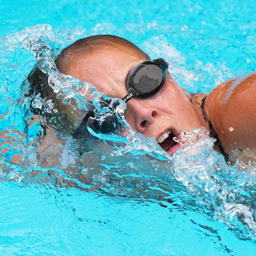
#> input picture TP/TP1/test/t1_a.tif, 256 x 256 px, found by its file name
$ python ex3.py
#> lines starting #> are read from the running program, lines starting #| are printed output that depends on the picture
# Read in an image and convert it to grayscale.
from PIL import Image
import numpy as np
import matplotlib.pyplot as plt;
im = Image.open("/home/dimitris/github/multimedia_security/TP/TP1/dct_db/t1_a.tif")
#> im is the input picture: PIL image 256x256 RGB; mean R, G, B 103.4, 178.9, 189.2

X  = np.array(im)
# plt.imshow(X); plt.show()
# Determine the global mean of the image.

def rgb2gray(rgb):
    r, g, b = rgb[:,:,0], rgb[:,:,1], rgb[:,:,2]
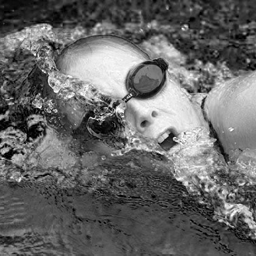
#> r: shape (256, 256); min 0, max 255, mean 103.4
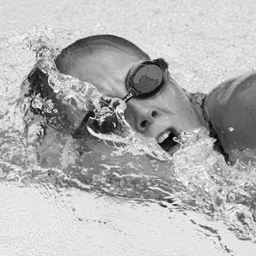
#> g: shape (256, 256); min 0, max 255, mean 178.9
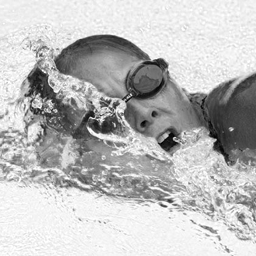
#> b: shape (256, 256); min 0, max 255, mean 189.2
    gray = 0.2989 * r + 0.5870 * g + 0.1140 * b
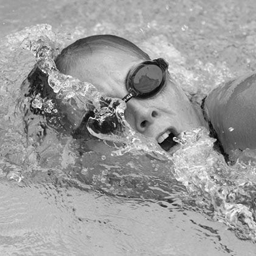
#> gray: shape (256, 256) float64; min 2.36, max 255, mean 157.5
    return gray

X = rgb2gray(X)
global_mean = np.mean(X)
#> global_mean = 157.5


# For each 32 × 32 subimage non-overlapping block, determine the local mean.
def hash(X):
    k = int(X.shape[0]/32)
#> k = 8
    l = int(X.shape[1]/32)
#> l = 8
    # print("X.shape")
    # print(X.shape)
    blocks = X.reshape((k,l, 32,32))
    blocks.shape

    print("1st block")
    print(blocks[0].shape)
#| (8, 32, 32)
    print(blocks[0][0][:3,:3])
#| [[163.3038 162.82   160.1084]
#|  [164.5918 164.2822 165.6843]
#|  [183.3084 186.2865 180.2655]]
    local_means = []
    for i, _ in enumerate(blocks):
        for j, el in enumerate(blocks):
            local_means.append(np.mean(blocks[i][j]))
#> this loop made 8 passes
#> after the loop, local_means = 64 values, max 185.9 at index 63, min 115.4 at index 31, mean 157.5

    #For each subimage block determine if the local mean is larger than the global mean. If so, the
    #hash value for this particular block is 1 and 0 otherwise. The resulting descriptor is thus a 64 bit
    #binary vector.

    hash = [1 if local > global_mean else 0 for local in local_means ]
#> hash = 64 values, max 1 at index 0, min 0 at index 19, mean 0.5
    print(hash[10:25])
#| [1, 1, 1, 1, 1, 1, 1, 1, 1, 0, 0, 0, 0, 0, 0]
    return hash

digest = hash(X)
#> digest has the same summary as hash in hash
########
hamming = lambda a,b: np.sum(np.bitwise_xor(np.array(a),np.array(b)) )
assert hamming([1,0,1],[1,1,0]) == 2
prob_err = lambda N,h: h/N

########
# I need to read thing from network because i implemented the TP in cloud environmnent

def getImagesList(folder_name: str) -> list:

  imagesFilenames = sorted([folder_name + 'code_dm_' + str(i).zfill(4) + '_imag.bmp' for i in range(1, 151)])
  result = {}
  # Parallel images request
  result = multiprocessing.Manager().dict()

  procs = []
  for i, im in enumerate(imagesFilenames):
    procs.append(multiprocessing.Process(target=getImageProc, args=(result, i+1, im,)))
  [p.start() for p in procs]
  [p.join() for p in procs]
  return np.array([result[i] for i in range(1, 151)])

$ run again, with TP/TP1/test/t1_c.tif copied over TP/TP1/test/t1_a.tif
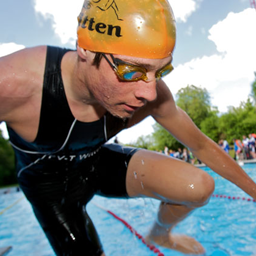
#> input picture TP/TP1/test/t1_c.tif, 256 x 256 px, found by its file name
#> im is the input picture: PIL image 256x256 RGB; mean R, G, B 130.3, 127.6, 120
#> in rgb2gray, `r, g, b = rgb[:,:,0], rgb[:,:,1], rgb[:,:,2]`:
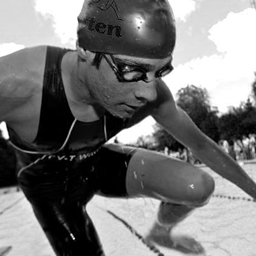
#> b: shape (256, 256); min 0, max 255, mean 120
#> in rgb2gray, `gray = 0.2989 * r + 0.5870 * g + 0.1140 * b`:
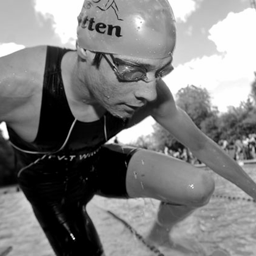
#> gray: shape (256, 256) float64; min 0, max 255, mean 127.5
#> global_mean = 127.5
#| (8, 32, 32)
#| [[184.2877 184.2877 184.2877]
#|  [201.8362 209.8632 222.4167]
#|  [254.9745 254.9745 254.9745]]
#> the loop in hash, `for i, _ in enumerate(blocks):` made 8 passes
#> after the loop in hash, `for i, _ in enumerate(blocks):`: local_means = 64 values, max 199.1 at index 3, min 65.7 at index 37, mean 127.5
#> hash = 64 values, max 1 at index 0, min 0 at index 24, mean 0.391
#| [1, 1, 1, 1, 1, 1, 1, 1, 1, 1, 1, 1, 1, 1, 0]
#> digest has the same summary as hash in hash

$ run again, with TP/TP1/test/t1_d.tif copied over TP/TP1/test/t1_a.tif
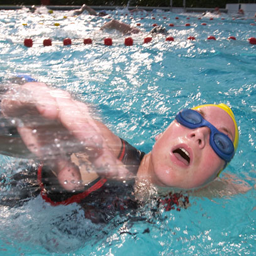
#> input picture TP/TP1/test/t1_d.tif, 256 x 256 px, found by its file name
#> im is the input picture: PIL image 256x256 RGB; mean R, G, B 127.3, 141.1, 147.3
#> in rgb2gray, `r, g, b = rgb[:,:,0], rgb[:,:,1], rgb[:,:,2]`:
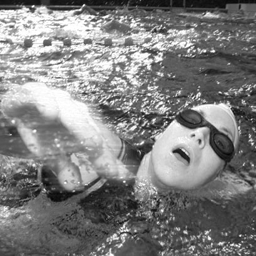
#> r: shape (256, 256); min 5, max 255, mean 127.3
#> in rgb2gray, `gray = 0.2989 * r + 0.5870 * g + 0.1140 * b`:
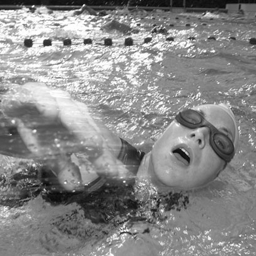
#> gray: shape (256, 256) float64; min 9, max 255, mean 137.7
#> global_mean = 137.7
#| (8, 32, 32)
#| [[19.8471 18.9612 18.7763]
#|  [26.0144 25.0145 22.9007]
#|  [24.3305 24.6833 22.0965]]
#> the loop in hash, `for i, _ in enumerate(blocks):` made 8 passes
#> after the loop in hash, `for i, _ in enumerate(blocks):`: local_means = 64 values, max 183.5 at index 12, min 25.31 at index 0, mean 137.7
#> hash = 64 values, max 1 at index 3, min 0 at index 0, mean 0.562
#| [1, 1, 1, 1, 1, 1, 1, 1, 1, 1, 1, 1, 1, 1, 1]
#> digest has the same summary as hash in hash

$ run again, with TP/TP1/test/t1_e.tif copied over TP/TP1/test/t1_a.tif
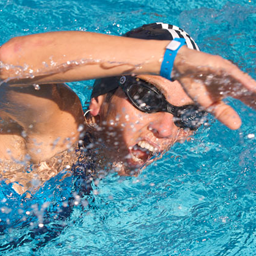
#> input picture TP/TP1/test/t1_e.tif, 256 x 256 px, found by its file name
#> im is the input picture: PIL image 256x256 RGB; mean R, G, B 106.9, 143, 150.3
#> in rgb2gray, `r, g, b = rgb[:,:,0], rgb[:,:,1], rgb[:,:,2]`:
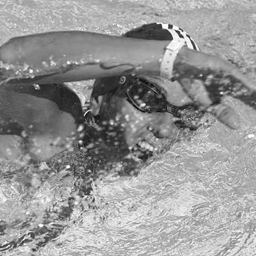
#> b: shape (256, 256); min 8, max 255, mean 150.3
#> in rgb2gray, `gray = 0.2989 * r + 0.5870 * g + 0.1140 * b`:
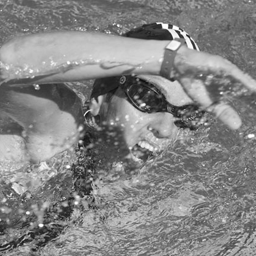
#> gray: shape (256, 256) float64; min 12.11, max 255, mean 133
#> global_mean = 133
#| (8, 32, 32)
#| [[137.6661 122.4225 120.1884]
#|  [109.7118 123.7921 139.5348]
#|  [102.8265 112.2986 114.1135]]
#> the loop in hash, `for i, _ in enumerate(blocks):` made 8 passes
#> after the loop in hash, `for i, _ in enumerate(blocks):`: local_means = 64 values, max 182.4 at index 14, min 99.04 at index 22, mean 133
#> hash = 64 values, max 1 at index 9, min 0 at index 0, mean 0.469
#| [1, 1, 1, 1, 1, 1, 1, 1, 1, 0, 0, 0, 0, 0, 0]
#> digest has the same summary as hash in hash
